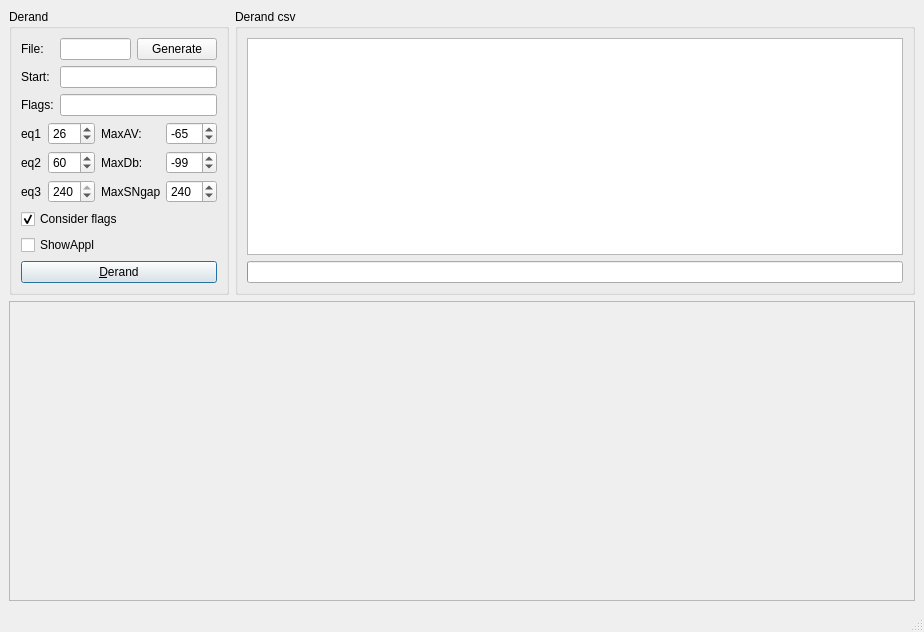
<?xml version="1.0" encoding="UTF-8"?>
<ui version="4.0">
 <class>MainWindow</class>
 <widget class="QMainWindow" name="MainWindow">
  <property name="geometry">
   <rect>
    <x>0</x>
    <y>0</y>
    <width>924</width>
    <height>632</height>
   </rect>
  </property>
  <property name="sizePolicy">
   <sizepolicy hsizetype="Minimum" vsizetype="Minimum">
    <horstretch>0</horstretch>
    <verstretch>0</verstretch>
   </sizepolicy>
  </property>
  <property name="windowTitle">
   <string>MainWindow</string>
  </property>
  <widget class="QWidget" name="centralwidget">
   <layout class="QGridLayout" name="gridLayout_3">
    <item row="1" column="0" colspan="2">
     <widget class="QPlainTextEdit" name="Result">
      <property name="enabled">
       <bool>false</bool>
      </property>
      <property name="sizePolicy">
       <sizepolicy hsizetype="Expanding" vsizetype="Expanding">
        <horstretch>0</horstretch>
        <verstretch>0</verstretch>
       </sizepolicy>
      </property>
      <property name="minimumSize">
       <size>
        <width>0</width>
        <height>300</height>
       </size>
      </property>
      <property name="font">
       <font>
        <pointsize>14</pointsize>
       </font>
      </property>
      <property name="plainText">
       <string/>
      </property>
     </widget>
    </item>
    <item row="0" column="1">
     <widget class="QGroupBox" name="Derand_csv">
      <property name="sizePolicy">
       <sizepolicy hsizetype="Expanding" vsizetype="Expanding">
        <horstretch>0</horstretch>
        <verstretch>0</verstretch>
       </sizepolicy>
      </property>
      <property name="maximumSize">
       <size>
        <width>16777215</width>
        <height>400</height>
       </size>
      </property>
      <property name="title">
       <string>Derand csv</string>
      </property>
      <layout class="QGridLayout" name="gridLayout_2">
       <item row="1" column="0">
        <widget class="QProgressBar" name="progressBar">
         <property name="enabled">
          <bool>true</bool>
         </property>
         <property name="value">
          <number>0</number>
         </property>
         <property name="textVisible">
          <bool>false</bool>
         </property>
        </widget>
       </item>
       <item row="0" column="0">
        <widget class="QTableView" name="tableView"/>
       </item>
      </layout>
     </widget>
    </item>
    <item row="0" column="0">
     <widget class="QGroupBox" name="Derand_Box">
      <property name="sizePolicy">
       <sizepolicy hsizetype="Expanding" vsizetype="Expanding">
        <horstretch>0</horstretch>
        <verstretch>0</verstretch>
       </sizepolicy>
      </property>
      <property name="minimumSize">
       <size>
        <width>220</width>
        <height>0</height>
       </size>
      </property>
      <property name="maximumSize">
       <size>
        <width>220</width>
        <height>400</height>
       </size>
      </property>
      <property name="title">
       <string>Derand</string>
      </property>
      <layout class="QVBoxLayout" name="verticalLayout">
       <item>
        <layout class="QHBoxLayout" name="horizontalLayout">
         <property name="spacing">
          <number>6</number>
         </property>
         <item>
          <widget class="QLabel" name="label_4">
           <property name="text">
            <string>File:   </string>
           </property>
          </widget>
         </item>
         <item>
          <widget class="QLineEdit" name="csvDir">
           <property name="text">
            <string/>
           </property>
          </widget>
         </item>
         <item>
          <widget class="QPushButton" name="Generate">
           <property name="focusPolicy">
            <enum>Qt::TabFocus</enum>
           </property>
           <property name="text">
            <string>Generate</string>
           </property>
           <property name="default">
            <bool>false</bool>
           </property>
           <property name="flat">
            <bool>false</bool>
           </property>
          </widget>
         </item>
        </layout>
       </item>
       <item>
        <layout class="QGridLayout" name="gridLayout">
         <item row="0" column="0">
          <widget class="QLabel" name="label_5">
           <property name="text">
            <string>Start:</string>
           </property>
          </widget>
         </item>
         <item row="0" column="1">
          <widget class="QLineEdit" name="start"/>
         </item>
         <item row="1" column="0">
          <widget class="QLabel" name="label_6">
           <property name="text">
            <string>Flags:</string>
           </property>
          </widget>
         </item>
         <item row="1" column="1">
          <widget class="QLineEdit" name="flg"/>
         </item>
        </layout>
       </item>
       <item>
        <layout class="QGridLayout" name="gridLayout_5">
         <item row="2" column="2">
          <widget class="QLabel" name="label_8">
           <property name="text">
            <string>MaxSNgap:</string>
           </property>
          </widget>
         </item>
         <item row="2" column="3">
          <widget class="QSpinBox" name="MaxSNgap">
           <property name="maximum">
            <number>500</number>
           </property>
           <property name="value">
            <number>240</number>
           </property>
          </widget>
         </item>
         <item row="0" column="0">
          <widget class="QLabel" name="label">
           <property name="text">
            <string>eq1</string>
           </property>
          </widget>
         </item>
         <item row="0" column="3">
          <widget class="QSpinBox" name="MaxAV">
           <property name="minimum">
            <number>-90</number>
           </property>
           <property name="maximum">
            <number>-1</number>
           </property>
           <property name="value">
            <number>-65</number>
           </property>
          </widget>
         </item>
         <item row="0" column="1">
          <widget class="QSpinBox" name="eq1">
           <property name="inputMethodHints">
            <set>Qt::ImhDigitsOnly</set>
           </property>
           <property name="maximum">
            <number>35</number>
           </property>
           <property name="singleStep">
            <number>1</number>
           </property>
           <property name="value">
            <number>26</number>
           </property>
          </widget>
         </item>
         <item row="0" column="2">
          <widget class="QLabel" name="label_7">
           <property name="text">
            <string>MaxAV:</string>
           </property>
          </widget>
         </item>
         <item row="1" column="0">
          <widget class="QLabel" name="label_2">
           <property name="text">
            <string>eq2</string>
           </property>
          </widget>
         </item>
         <item row="1" column="1">
          <widget class="QSpinBox" name="eq2">
           <property name="maximum">
            <number>100</number>
           </property>
           <property name="value">
            <number>60</number>
           </property>
          </widget>
         </item>
         <item row="1" column="2">
          <widget class="QLabel" name="label_9">
           <property name="text">
            <string>MaxDb:</string>
           </property>
          </widget>
         </item>
         <item row="1" column="3">
          <widget class="QSpinBox" name="MaxDb">
           <property name="minimum">
            <number>-120</number>
           </property>
           <property name="maximum">
            <number>0</number>
           </property>
           <property name="value">
            <number>-99</number>
           </property>
          </widget>
         </item>
         <item row="2" column="0">
          <widget class="QLabel" name="label_3">
           <property name="text">
            <string>eq3</string>
           </property>
          </widget>
         </item>
         <item row="2" column="1">
          <widget class="QSpinBox" name="eq3">
           <property name="maximum">
            <number>240</number>
           </property>
           <property name="value">
            <number>240</number>
           </property>
          </widget>
         </item>
        </layout>
       </item>
       <item>
        <widget class="QCheckBox" name="flagSwitch">
         <property name="enabled">
          <bool>true</bool>
         </property>
         <property name="text">
          <string>Consider flags</string>
         </property>
         <property name="checked">
          <bool>true</bool>
         </property>
        </widget>
       </item>
       <item>
        <widget class="QCheckBox" name="printDesignated">
         <property name="text">
          <string>ShowAppl</string>
         </property>
        </widget>
       </item>
       <item>
        <widget class="QPushButton" name="Derand">
         <property name="text">
          <string>&amp;Derand</string>
         </property>
         <property name="autoDefault">
          <bool>true</bool>
         </property>
         <property name="default">
          <bool>true</bool>
         </property>
        </widget>
       </item>
      </layout>
      <zorder>flagSwitch</zorder>
      <zorder>Derand</zorder>
      <zorder>printDesignated</zorder>
     </widget>
    </item>
   </layout>
  </widget>
  <widget class="QMenuBar" name="menubar">
   <property name="geometry">
    <rect>
     <x>0</x>
     <y>0</y>
     <width>924</width>
     <height>21</height>
    </rect>
   </property>
  </widget>
  <widget class="QStatusBar" name="statusbar"/>
 </widget>
 <tabstops>
  <tabstop>csvDir</tabstop>
  <tabstop>Generate</tabstop>
  <tabstop>start</tabstop>
  <tabstop>flg</tabstop>
  <tabstop>eq1</tabstop>
  <tabstop>eq2</tabstop>
  <tabstop>eq3</tabstop>
  <tabstop>MaxAV</tabstop>
  <tabstop>MaxDb</tabstop>
  <tabstop>MaxSNgap</tabstop>
  <tabstop>flagSwitch</tabstop>
  <tabstop>Derand</tabstop>
  <tabstop>Result</tabstop>
 </tabstops>
 <resources/>
 <connections/>
</ui>
